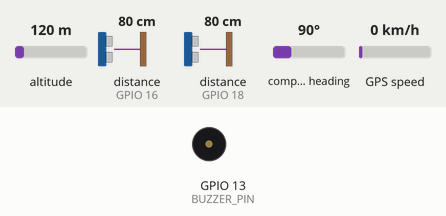
This sketch was run on a simulated ESP32. Shown: buzzer (waves = sounding). Wiring (inferred from the names in the program): 2 × ultrasonic range finder: trigger GPIO 5, echo GPIO 18 / trigger GPIO 17, echo GPIO 16. The test bench sets the inputs (shaded band); at power-on: distance to the obstacle (sensors on GPIO 16, GPIO 18) 80 cm, altitude 120 m, compass heading 90°, GPS speed 0 km/h. The echo pulse lasts 58.3 µs per cm; WiFi joins after 1.5 s; servers stay silent unless stated; the GPS gets a fix after 3 s at 37.7749, -122.4194 with 8 satellites; the audio player accepts every command and is not drawn; web services answer with replies made up by the test bench; what the sketch prints to the serial monitor is not drawn.

Above: at 0.2 s.
At 3.3 s:
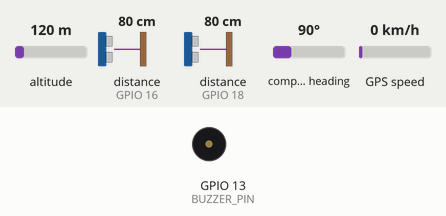
3.4 s: distance to the obstacle (sensor on GPIO 16) set to 64 cm
7.1 s: distance to the obstacle (sensor on GPIO 16) set to 57 cm
10.6 s: distance to the obstacle (sensor on GPIO 18) set to 23 cm
14.1 s: distance to the obstacle (sensor on GPIO 18) set to 18 cm
Timing chart, 0 to 18.6 s (numbered marks = the images above; inputs shaded):
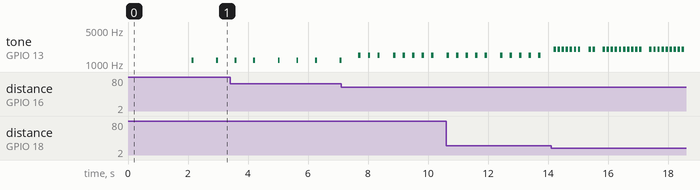

The sketch:

esp32.ino
```cpp
// =======================================================
//  ALL-IN-ONE ESP32 PROJECT
//  Menggabungkan: wifi_config.h, ultrasonik.h, dfplayer_ctrl.h,
//  gps_telegram.h, esp32_main.ino
// =======================================================

#include <WiFi.h>
#include <HTTPClient.h>
#include <TinyGPS++.h>
#include <HardwareSerial.h>
#include <SoftwareSerial.h>
#include "DFRobotDFPlayerMini.h"

// =======================================================
// WIFI CONFIG
// =======================================================
#define WIFI_SSID "YOUR_WIFI_SSID"
#define WIFI_PASS "YOUR_WIFI_PASSWORD"

#define TELEGRAM_BOT_TOKEN "YOUR_BOT_TOKEN"
#define TELEGRAM_CHAT_ID "YOUR_CHAT_ID"

#define SERVER_IP "192.168.1.50"
#define SERVER_PORT 5000

// =======================================================
// ULTRASONIK
// =======================================================
#define TRIG_LEFT 5
#define ECHO_LEFT 18
#define TRIG_RIGHT 17
#define ECHO_RIGHT 16
#define BUZZER_PIN 13

void initUltrasonik() {
  pinMode(TRIG_LEFT, OUTPUT);
  pinMode(ECHO_LEFT, INPUT);
  pinMode(TRIG_RIGHT, OUTPUT);
  pinMode(ECHO_RIGHT, INPUT);
  pinMode(BUZZER_PIN, OUTPUT);
  digitalWrite(TRIG_LEFT, LOW);
  digitalWrite(TRIG_RIGHT, LOW);
}

long measureDistanceCm(int trigPin, int echoPin) {
  digitalWrite(trigPin, LOW);
  delayMicroseconds(2);
  digitalWrite(trigPin, HIGH);
  delayMicroseconds(10);
  digitalWrite(trigPin, LOW);
  long duration = pulseIn(echoPin, HIGH, 30000);
  if (duration == 0) return -1;
  return duration * 0.0343 / 2;
}

int getDistanceLeft() { return (int)measureDistanceCm(TRIG_LEFT, ECHO_LEFT); }
int getDistanceRight() { return (int)measureDistanceCm(TRIG_RIGHT, ECHO_RIGHT); }

void beepForDistance(int cm) {
  if (cm <= 0) return;
  if (cm < 20) {
    tone(BUZZER_PIN, 2000, 80);
    delay(120);
  } else if (cm < 60) {
    tone(BUZZER_PIN, 1500, 80);
    delay(300);
  } else if (cm < 120) {
    tone(BUZZER_PIN, 1200, 60);
    delay(600);
  }
}

// =======================================================
// DFPLAYER
// =======================================================
SoftwareSerial mySoftwareSerial(26, 27);
DFRobotDFPlayerMini myDFPlayer;

void initDFPlayer() {
  mySoftwareSerial.begin(9600);
  if (!myDFPlayer.begin(mySoftwareSerial)) {
    Serial.println("DFPlayer error. Check wiring / SD card.");
    while (true) delay(1000);
  }
  myDFPlayer.setTimeOut(500);
  myDFPlayer.volume(20);
  myDFPlayer.EQ(DFPLAYER_EQ_NORMAL);
  myDFPlayer.outputDevice(DFPLAYER_DEVICE_SD);
}

void dfPlay(int index) {
  if (index > 0) myDFPlayer.play(index);
}

// =======================================================
// GPS + TELEGRAM
// =======================================================
TinyGPSPlus gps;
HardwareSerial SerialGPS(2);

String urlencode(const String &str) {
  String encoded = "";
  for (unsigned int i = 0; i < str.length(); i++) {
    char c = str.charAt(i);
    if (isalnum(c)) encoded += c;
    else if (c == ' ') encoded += '+';
    else {
      char buf[4];
      sprintf(buf, "%%%02X", c);
      encoded += buf;
    }
  }
  return encoded;
}

void sendTelegramText(String text) {
  if (WiFi.status() != WL_CONNECTED) return;
  HTTPClient http;
  String url = "https://api.telegram.org/bot" + String(TELEGRAM_BOT_TOKEN)
             + "/sendMessage?chat_id=" + TELEGRAM_CHAT_ID
             + "&text=" + urlencode(text);
  http.begin(url);
  http.GET();
  http.end();
}

void initGPS() {
  SerialGPS.begin(9600, SERIAL_8N1, 16, 17);
}

bool processAndSendGPS() {
  while (SerialGPS.available()) gps.encode(SerialGPS.read());
  if (gps.location.isUpdated() && gps.location.isValid()) {
    double lat = gps.location.lat();
    double lon = gps.location.lng();
    String maps = "https://maps.google.com/?q=" + String(lat, 6) + "," + String(lon, 6);
    sendTelegramText("Lokasi pengguna: " + maps);
    return true;
  }
  return false;
}

// =======================================================
// SERVER QUERY
// =======================================================
void queryServerForDetection() {
  if (WiFi.status() != WL_CONNECTED) return;

  HTTPClient http;
  String url = "http://" + String(SERVER_IP) + ":" + String(SERVER_PORT) + "/get_detection";
  http.begin(url);
  int code = http.GET();

  if (code == 200) {
    String payload = http.getString();
    Serial.println("Server response: " + payload);

    if (payload.indexOf("\"motor\"") >= 0) dfPlay(1);
    else if (payload.indexOf("\"lubang\"") >= 0) dfPlay(2);
    else if (payload.indexOf("\"pohon\"") >= 0 || payload.indexOf("\"tiang\"") >= 0) dfPlay(3);
  } else {
    Serial.println("GET failed: " + String(code));
  }

  http.end();
}

// =======================================================
// MAIN PROGRAM
// =======================================================
unsigned long lastDetectionCheck = 0;
const unsigned long detectionInterval = 1500;
unsigned long lastGpsSend = 0;
const unsigned long gpsInterval = 15000;

void setup() {
  Serial.begin(115200);
  delay(100);

  initUltrasonik();
  initDFPlayer();
  initGPS();

  WiFi.begin(WIFI_SSID, WIFI_PASS);
  Serial.print("Connecting to WiFi");

  while (WiFi.status() != WL_CONNECTED) {
    delay(300);
    Serial.print(".");
  }
  Serial.println("\nWiFi connected");
}

void loop() {
  int dl = getDistanceLeft();
  int dr = getDistanceRight();
  int dmin = (dl > 0 ? dl : 999);
  if (dr > 0) dmin = min(dmin, dr);

  Serial.printf("Distances L=%d R=%d\n", dl, dr);

  if (dmin > 0 && dmin < 150) {
    beepForDistance(dmin);
  }

  if (millis() - lastGpsSend > gpsInterval) {
    if (processAndSendGPS()) lastGpsSend = millis();
  }

  if (millis() - lastDetectionCheck > detectionInterval) {
    lastDetectionCheck = millis();
    queryServerForDetection();
  }

  delay(10);
}
```

Measured:
- by itself, tone on GPIO 13 (BUZZER_PIN): plays 2000 Hz for 0.08 s, 2000 Hz for 0.08 s, 2000 Hz for 0.08 s, 2000 Hz for 0.08 s, 2000 Hz for 0.08 s, 2000 Hz for 0.08 s … (28 notes in this stretch)
